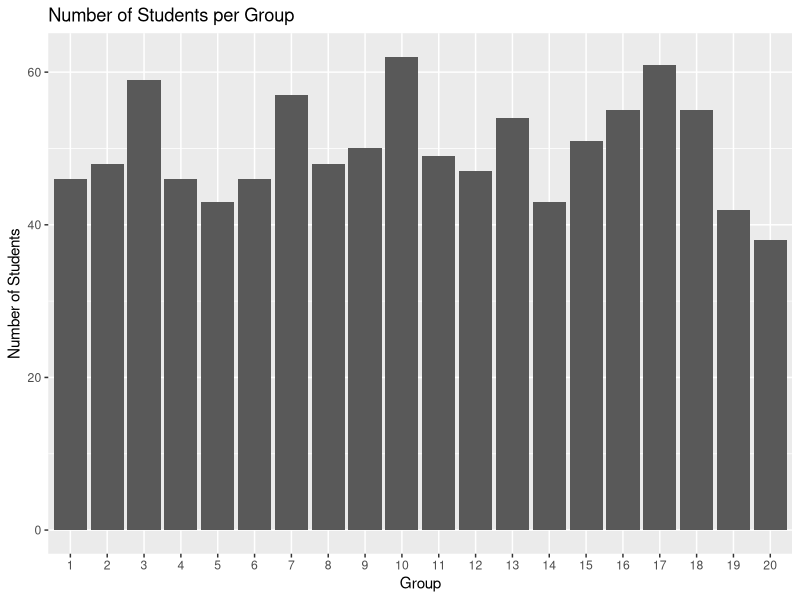

Here is the R script that generated this plot:
## ---- chunk 1
library(dplyr)
library(readr)
library(tidyr)
grades <- read.csv("grades.csv")
## ---- chunk 2

## ---- chunk 3
unique_students <- grades %>% distinct(id)
num_students <- nrow(unique_students)
unique_students %>% slice_head(n = 5) %>% knitr::kable()
## ---- chunk 4
students <- grades %>% distinct(id, group)
students %>% slice_head(n = 5) %>% knitr::kable()
## ---- chunk 5
library(ggplot2)
grades %>%
  distinct(id, group) %>%
  count(group) %>%
  ggplot(aes(x = factor(group), y = n)) +
  geom_bar(stat = "identity") +
  labs(x = "Group", y = "Number of Students", title = "Number of Students per Group")
